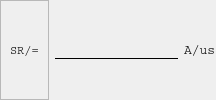
                                 <widget class="QFrame" name="frame_44">
                                  <property name="minimumSize">
                                   <size>
                                    <width>0</width>
                                    <height>0</height>
                                   </size>
                                  </property>
                                  <property name="frameShape">
                                   <enum>QFrame::NoFrame</enum>
                                  </property>
                                  <property name="frameShadow">
                                   <enum>QFrame::Plain</enum>
                                  </property>
                                  <layout class="QHBoxLayout" name="horizontalLayout_13">
                                   <property name="spacing">
                                    <number>6</number>
                                   </property>
                                   <property name="leftMargin">
                                    <number>0</number>
                                   </property>
                                   <property name="topMargin">
                                    <number>0</number>
                                   </property>
                                   <property name="rightMargin">
                                    <number>0</number>
                                   </property>
                                   <property name="bottomMargin">
                                    <number>0</number>
                                   </property>
                                   <item>
                                    <widget class="QFrame" name="frame_45">
                                     <property name="frameShape">
                                      <enum>QFrame::StyledPanel</enum>
                                     </property>
                                     <property name="frameShadow">
                                      <enum>QFrame::Raised</enum>
                                     </property>
                                     <layout class="QVBoxLayout" name="verticalLayout_28">
                                      <item>
                                       <widget class="QLabel" name="label_16">
                                        <property name="font">
                                         <font>
                                          <family>Courier</family>
                                         </font>
                                        </property>
                                        <property name="text">
                                         <string>SR/=</string>
                                        </property>
                                       </widget>
                                      </item>
                                     </layout>
                                    </widget>
                                   </item>
                                   <item>
                                    <widget class="QFrame" name="frame_46">
                                     <property name="frameShape">
                                      <enum>QFrame::NoFrame</enum>
                                     </property>
                                     <property name="frameShadow">
                                      <enum>QFrame::Plain</enum>
                                     </property>
                                     <layout class="QVBoxLayout" name="verticalLayout_29">
                                      <property name="spacing">
                                       <number>0</number>
                                      </property>
                                      <property name="leftMargin">
                                       <number>0</number>
                                      </property>
                                      <property name="topMargin">
                                       <number>0</number>
                                      </property>
                                      <property name="rightMargin">
                                       <number>0</number>
                                      </property>
                                      <property name="bottomMargin">
                                       <number>0</number>
                                      </property>
                                      <item>
                                       <widget class="QLineEdit" name="lineEdit_5">
                                        <property name="minimumSize">
                                         <size>
                                          <width>50</width>
                                          <height>0</height>
                                         </size>
                                        </property>
                                        <property name="styleSheet">
                                         <string notr="true">QLineEdit{
	border:transparent;
	background: transparent;
	border-bottom: 1px solid black;
	font: 14px;

}


QLineEdit:down-arrow {
    image: url(resources/arrow.png);
	width: 14px;
	height: 14px;
}

QLineEdit QAbstractItemView {

    border: 2px solid darkgray;
    selection-background-color: rgb(174, 255, 193);
	selection-color: black;
	background-color: white;

}</string>
                                        </property>
                                       </widget>
                                      </item>
                                     </layout>
                                    </widget>
                                   </item>
                                   <item>
                                    <widget class="QFrame" name="frame_47">
                                     <property name="frameShape">
                                      <enum>QFrame::NoFrame</enum>
                                     </property>
                                     <property name="frameShadow">
                                      <enum>QFrame::Plain</enum>
                                     </property>
                                     <layout class="QVBoxLayout" name="verticalLayout_30">
                                      <property name="spacing">
                                       <number>0</number>
                                      </property>
                                      <property name="leftMargin">
                                       <number>0</number>
                                      </property>
                                      <property name="topMargin">
                                       <number>0</number>
                                      </property>
                                      <property name="rightMargin">
                                       <number>0</number>
                                      </property>
                                      <property name="bottomMargin">
                                       <number>0</number>
                                      </property>
                                      <item>
                                       <widget class="QLabel" name="label_17">
                                        <property name="font">
                                         <font>
                                          <family>Courier</family>
                                          <pointsize>10</pointsize>
                                         </font>
                                        </property>
                                        <property name="styleSheet">
                                         <string notr="true">border: transparent;</string>
                                        </property>
                                        <property name="text">
                                         <string>A/us</string>
                                        </property>
                                        <property name="scaledContents">
                                         <bool>true</bool>
                                        </property>
                                       </widget>
                                      </item>
                                     </layout>
                                    </widget>
                                   </item>
                                  </layout>
                                 </widget>
